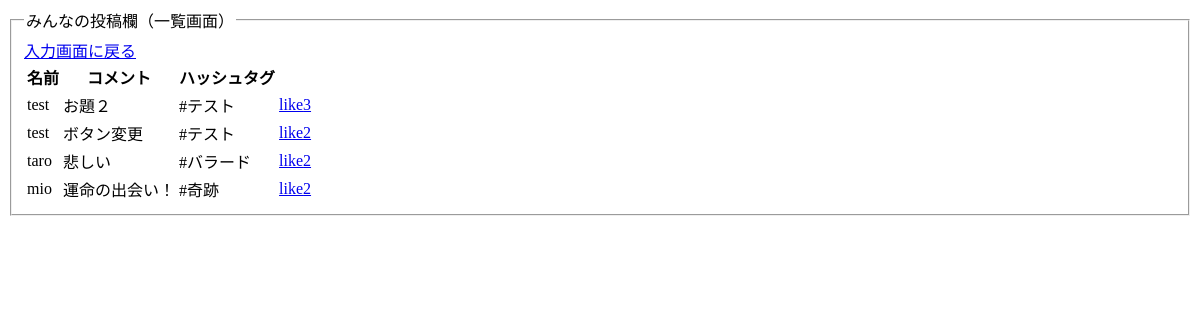
Screenshot of /select2.php (signed in) with the database file from the repository.
### tables this page shows
CREATE TABLE `sns_table` (
  `id` int(12) NOT NULL,
  `g_id` int(12) NOT NULL,
  `username` varchar(128) NOT NULL,
  `comment` varchar(128) NOT NULL,
  `hashtag` varchar(128) NOT NULL,
  `commentdate` timestamp NOT NULL DEFAULT current_timestamp() ON UPDATE current_timestamp()
);

### select2.php (the view, shortened to what this page needs)
<?php
$user_id = $_SESSION['id'];
$pdo = connect_to_db();
$sql = 'SELECT * FROM sns_table LEFT OUTER JOIN (SELECT comment_id, COUNT(id) AS cnt FROM like_sns_table GROUP BY comment_id) AS likes ON sns_table.id = likes.comment_id WHERE g_id=2';
$stmt = $pdo->prepare($sql);
$status = $stmt->execute();
if ($status == false) {
  $error = $stmt->errorInfo();
  exit('sqlError:'.$error[2]);
} else {
  $result = $stmt->fetchAll(PDO::FETCH_ASSOC);
  $output = "";
  foreach ($result as $record) {
    $output .= "<tr>";
    $output .= "<td>{$record["username"]}</td>";
    $output .= "<td>{$record["comment"]}</td>";
    $output .= "<td>{$record["hashtag"]}</td>";
    $output .= "<td><a href='like_create2.php?user_id={$user_id}&comment_id={$record["id"]}'>like{$record["cnt"]}</a></td>";
    $output .= "</tr>";
  }
}
?>
<!DOCTYPE html>
<html lang="ja">
<head>
  <link rel="stylesheet" href="style.css">
</head>
<body>
  <fieldset>
  <legend>みんなの投稿欄（一覧画面）</legend>
    <a href="index.php">入力画面に戻る</a>
    <table>
      <thead>
        <tr>
          <th>名前</th>
          <th>コメント</th>
          <th>ハッシュタグ</th>
        </tr>
      </thead>
      <tbody>
        <?= $output ?>
      </tbody>
    </table>
  </fieldset>
</body>
</html>

### rows the page displays
sns_table: username "test", comment "お題２", hashtag "#テスト", cnt "3"
sns_table: username "test", comment "ボタン変更", hashtag "#テスト", cnt "2"
sns_table: username "taro", comment "悲しい", hashtag "#バラード", cnt "2"
sns_table: username "mio", comment "運命の出会い！", hashtag "#奇跡", cnt "2"
